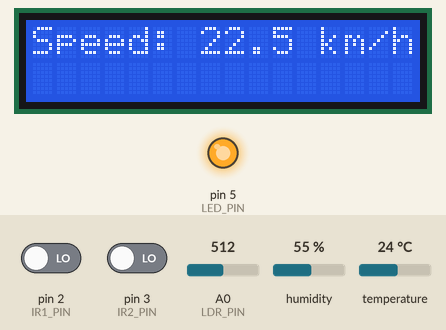
This sketch was run on a simulated Arduino Uno, built with avr-gcc and run on an emulated ATmega328P. Shown: 16×2 character LCD, output pins drawn as LEDs (lit = HIGH). The test bench sets the inputs (shaded band); at power-on: A0 (LDR_PIN) = 512, humidity 55 %, temperature 24 °C, pin 2 (IR1_PIN) LOW, pin 3 (IR2_PIN) LOW. What the sketch prints to the serial monitor is not drawn.

Above: at 3.3 s.
3.4 s: A0 (LDR_PIN) set to 212
7.0 s: A0 (LDR_PIN) set to 193
At 9.2 s:
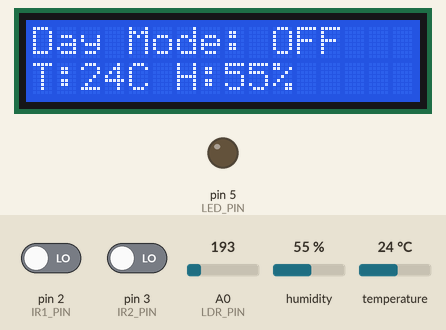
10.6 s: A0 (LDR_PIN) set to 487
14.2 s: A0 (LDR_PIN) set to 510
At 15.7 s:
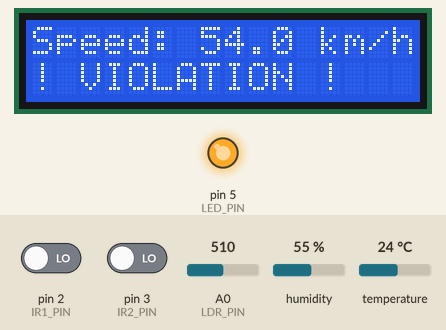
18.9 s: humidity set to 22 %
At 20.81 s:
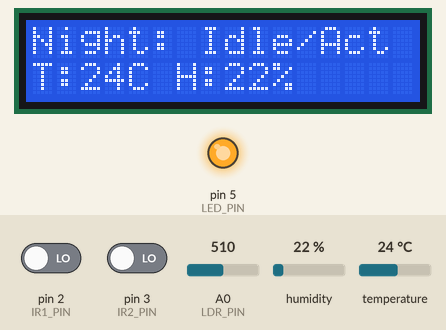
22.5 s: temperature set to 12 °C
At 24.04 s:
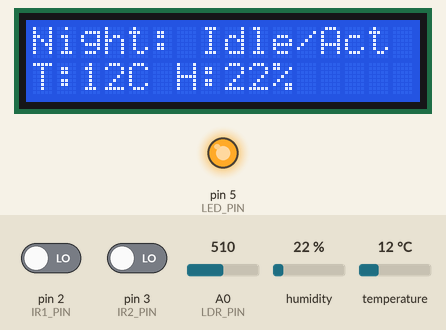
Timing chart, 0 to 25.5 s (numbered marks = the images above; inputs shaded):
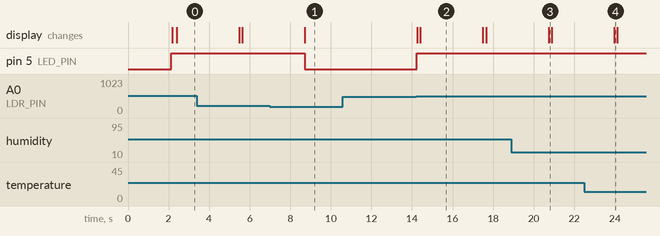

Measured:
- the behaviour switches between 200 and 199 on A0 (LDR_PIN) (found by bisection; images 0 and 1)
- the behaviour switches between 500 and 501 on A0 (LDR_PIN) (found by bisection; images 1 and 2)
- after the input at 7.0 s, pin 5 (LED_PIN): HIGH → LOW after 1.7 s; the display: first differs from a run without the input after 1.7 s (image 1)
- after the input at 10.6 s, every drawn part: stays the same
- after the input at 14.2 s, pin 5 (LED_PIN): LOW → HIGH at once; the display: first changes after 0.06 s (image 2 shows a later state)
- what the display in image 2 shows lasts 3.1 s, from 14.4 s to 17.5 s

The sketch:

autostreet.ino
```cpp
#include <Wire.h>
#include <LiquidCrystal_I2C.h>
#include <DHT.h>

// --- Pin Definitions ---
#define LDR_PIN A0
#define IR1_PIN 2
#define IR2_PIN 3
#define DHT_PIN 4
#define LED_PIN 5

// --- Constants & Thresholds ---
#define DHTTYPE DHT11
const int SPEED_LIMIT_KMH = 30;     // Set your speed violation limit
const float DISTANCE_METERS = 0.30; // 40 cm distance between IR sensors

// New LDR Thresholds based on your readings
const int NIGHT_THRESHOLD = 500; // Above 500 is Night
const int DAY_THRESHOLD = 200;   // Below 200 is Absolute Day

// --- Objects & Variables ---
DHT dht(DHT_PIN, DHTTYPE);
LiquidCrystal_I2C lcd(0x27, 16, 2); // 0x27 is the most common I2C address

unsigned long lastMotionTime = 0;
unsigned long time1 = 0;
unsigned long time2 = 0;
unsigned long lastDisplayUpdate = 0;
unsigned long lastDebugUpdate = 0; // Timer for periodic serial monitor updates

bool trackingVehicle = false;
bool isNight = false; // Keeps track of current day/night state (Hysteresis)
int currentBrightness = 0; // To track and print the current LED PWM value

void setup() {
  Serial.begin(9600); // Initialize Serial Monitor
  Serial.println("===============================");
  Serial.println("Smart Street Light System Start");
  Serial.println("===============================");

  pinMode(IR1_PIN, INPUT);
  pinMode(IR2_PIN, INPUT);
  pinMode(LED_PIN, OUTPUT);

  dht.begin();
  lcd.init();
  lcd.backlight();
  lcd.setCursor(0, 0);
  lcd.print("System Starting");
  delay(2000);
  lcd.clear();
}

void loop() {
  int ldrValue = analogRead(LDR_PIN);

  // --- Hysteresis Logic for Day/Night Detection ---
  if (ldrValue > NIGHT_THRESHOLD) {
    isNight = true;  // It's definitely dark
  } else if (ldrValue < DAY_THRESHOLD) {
    isNight = false; // It's definitely bright
  }
  // If it's between 200 and 500, isNight remains whatever it currently is.

  // Most IR sensors output LOW (0) when an object is detected
  bool ir1Triggered = (digitalRead(IR1_PIN) == LOW);
  bool ir2Triggered = (digitalRead(IR2_PIN) == LOW);

  // --- 1. DAYTIME MODE ---
  if (!isNight) {
    currentBrightness = 0;
    analogWrite(LED_PIN, currentBrightness); // LEDs OFF
    updateEnvironmentDisplay("Day Mode: OFF  ");

    if (trackingVehicle) {
      Serial.println("[DEBUG] Transitioned to Day Mode. Tracking aborted.");
    }
    trackingVehicle = false;
  }

  // --- 2. NIGHTTIME MODE ---
  else {
    unsigned long currentTime = millis();

    // Motion Detection & Speed Tracking Logic
    if (ir1Triggered && !trackingVehicle) {
      time1 = millis();
      lastMotionTime = time1; // Reset dimming timer
      trackingVehicle = true;
      Serial.println("\n[EVENT] IR 1 Triggered: Tracking Vehicle...");
    }
    else if (ir1Triggered) {
       lastMotionTime = millis(); // Keep timer fresh if someone is standing there
    }

    if (ir2Triggered && trackingVehicle) {
      time2 = millis();
      lastMotionTime = time2; // Reset dimming timer
      trackingVehicle = false; // End tracking
      Serial.println("[EVENT] IR 2 Triggered: Tracking Complete.");

      // Calculate Speed
      float timeTakenSec = (time2 - time1) / 1000.0;
      if (timeTakenSec > 0) {
        float speedMPS = DISTANCE_METERS / timeTakenSec;
        float speedKMH = speedMPS * 3.6;

        // Print to Serial Monitor
        Serial.print("[SPEED] Time: "); Serial.print(timeTakenSec); Serial.print("s | ");
        Serial.print("Speed: "); Serial.print(speedKMH); Serial.println(" km/h");

        // Display Speed & Violation on LCD
        lcd.clear();
        lcd.setCursor(0, 0);
        lcd.print("Speed: ");
        lcd.print(speedKMH, 1);
        lcd.print(" km/h");

        if (speedKMH > SPEED_LIMIT_KMH) {
          Serial.println("[ALERT] Speed Violation Detected!");
          lcd.setCursor(0, 1);
          lcd.print("! VIOLATION !");
        }
        delay(3000); // Hold alert on screen for 3 seconds
        lcd.clear();
      }
    } else if (ir2Triggered) {
       lastMotionTime = millis(); // Reset dimming timer if IR2 is triggered alone
    }

    // --- 3. ADAPTIVE DIMMING LOGIC ---
    unsigned long timeSinceLastMotion = millis() - lastMotionTime;

    if (timeSinceLastMotion < 5000) {
      currentBrightness = 255; // 0 to 5 seconds: 100% Brightness
    }
    else if (timeSinceLastMotion < 10000) {
      currentBrightness = 127; // 5 to 10 seconds: 50% Brightness
    }
    else {
      currentBrightness = 64;  // > 10 seconds: 25% Brightness (Idle)
    }
    analogWrite(LED_PIN, currentBrightness);

    // Update normal display if no speed alert is currently dominating the screen
    if (millis() - lastDisplayUpdate > 2000 && !trackingVehicle) {
      updateEnvironmentDisplay("Night: Idle/Act");
      lastDisplayUpdate = millis();
    }
  }

  // --- 4. PERIODIC SERIAL DEBUGGING ---
  // Print standard status every 1000ms (1 second) to avoid flooding the monitor
  if (millis() - lastDebugUpdate > 1000) {
    float temp = dht.readTemperature();
    float hum = dht.readHumidity();

    Serial.print("[STATUS] ");
    Serial.print(isNight ? "NIGHT " : "DAY   ");
    Serial.print("| LDR: ");
    Serial.print(ldrValue);
    Serial.print(" | IR1: ");
    Serial.print(ir1Triggered ? "DET" : "CLR");
    Serial.print(" | IR2: ");
    Serial.print(ir2Triggered ? "DET" : "CLR");
    Serial.print(" | LED PWM: ");
    Serial.print(currentBrightness);

    // Handle DHT errors cleanly in serial
    if (isnan(temp) || isnan(hum)) {
      Serial.println(" | DHT: ERROR");
    } else {
      Serial.print(" | Temp: ");
      Serial.print(temp, 1);
      Serial.print("C | Hum: ");
      Serial.print(hum, 1);
      Serial.println("%");
    }

    lastDebugUpdate = millis();
  }
}

// --- Helper Function: Update LCD with DHT Data ---
void updateEnvironmentDisplay(String statusText) {
  float temp = dht.readTemperature();
  float hum = dht.readHumidity();

  // Check if any reads failed
  if (isnan(temp) || isnan(hum)) {
    lcd.setCursor(0, 0);
    lcd.print(statusText);
    lcd.setCursor(0, 1);
    lcd.print("DHT Sensor Error");
    return;
  }

  lcd.setCursor(0, 0);
  lcd.print(statusText);
  lcd.setCursor(0, 1);
  lcd.print("T:"); lcd.print((int)temp); lcd.print("C ");
  lcd.print("H:"); lcd.print((int)hum); lcd.print("%  ");
}
```
